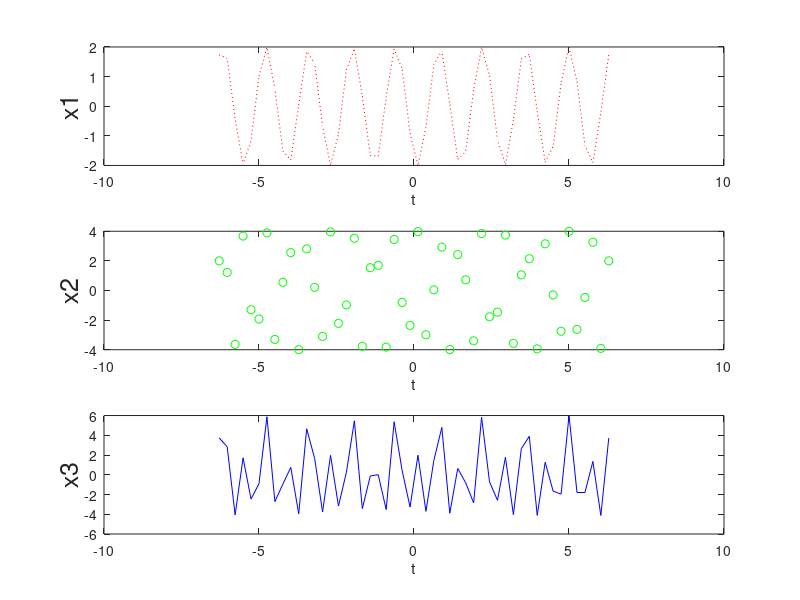

This figure's MATLAB source:
t = linspace(-2*pi, 2*pi, 50);

x1 = 2*cos(1000*t+deg2rad(30));
x2 = 4*cos(2000*t+deg2rad(60));
x3 = x1 + x2;

fig = figure();
subplot(3, 1, 1);
plot(t, x1, ':r');
xlabel('t');
ylabel('x1', 'fontsize', 18);
subplot(3, 1, 2);
plot(t, x2, 'og');
xlabel('t');
ylabel('x2', 'fontsize', 18);
subplot(3, 1, 3);
plot(t, x3, 'b');
xlabel('t');
ylabel('x3', 'fontsize', 18);




